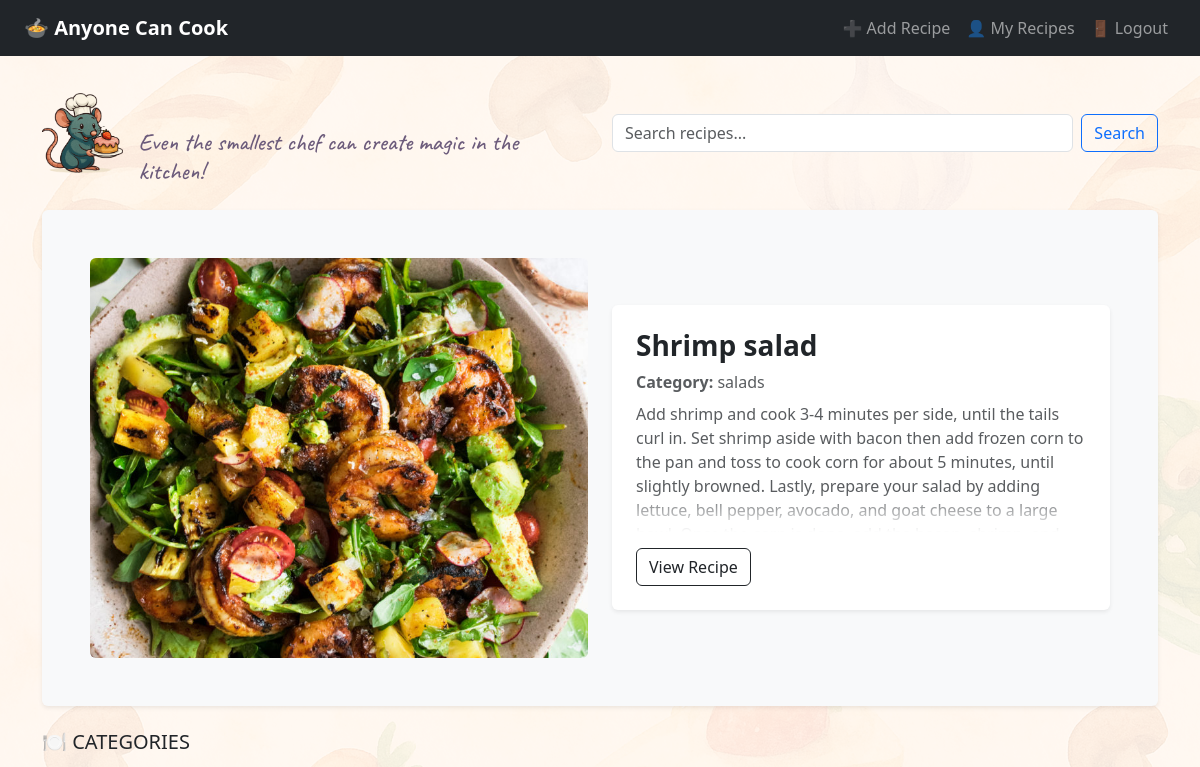
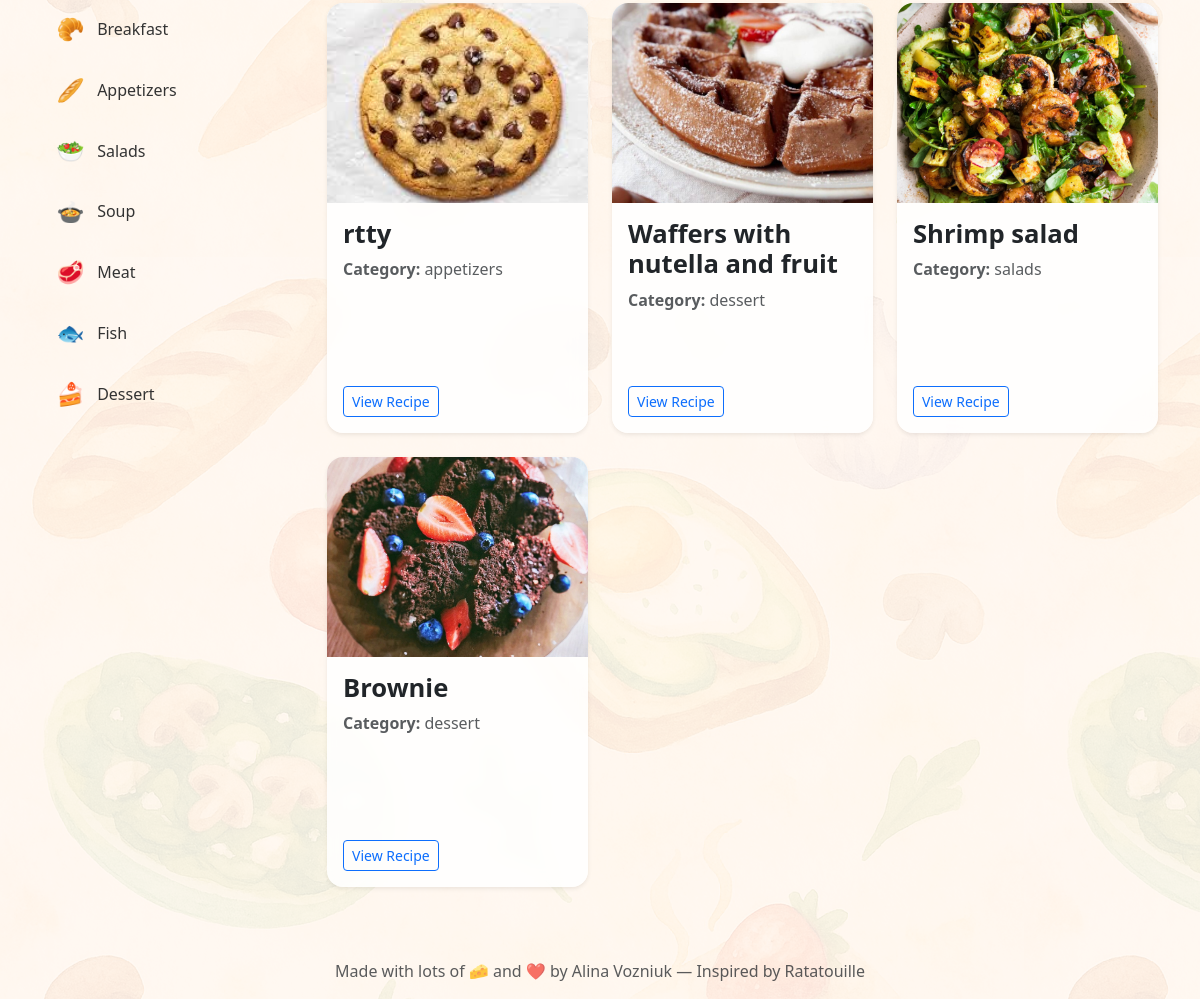
Screenshot of / (signed in) with the database file from the repository (2 pictures, top to bottom).
### app.py (models this page shows)
class Recipe(db.Model):
    id = db.Column(db.Integer, primary_key=True)
    title = db.Column(db.String(150), nullable=False)
    category = db.Column(db.String(50), nullable=False)
    ingredients = db.Column(db.Text, nullable=False)
    process = db.Column(db.Text, nullable=False)
    image = db.Column(db.String(150))
    source = db.Column(db.String(250), nullable=True)
    date = db.Column(db.DateTime, default=datetime.utcnow)
    votes_interesting = db.Column(db.Integer, default=0)
    votes_mindblowing = db.Column(db.Integer, default=0)
    votes_false = db.Column(db.Integer, default=0)
    user_id = db.Column(db.Integer, db.ForeignKey('user.id'))

### app.py (the view)
@app.route('/', methods=['GET'])
def index():
    category = request.args.get('category')
    search = request.args.get('search')
    query = Recipe.query
    if category and category != 'all':
        query = query.filter_by(category=category)
    if search:
        query = query.filter(Recipe.title.contains(search))
    recipes = query.order_by(Recipe.id.desc()).all()
    featured_recipe = random.choice(recipes) if recipes else None
    return render_template('index.html', recipes=recipes, featured_recipe=featured_recipe, selected_category=category)

### app.py (called while the page is built)
@login_manager.user_loader
def load_user(user_id):
    return User.query.get(int(user_id))

### templates/index.html (shortened to what this page needs)
{% extends 'base.html' %}
{% block content %}
{% if featured_recipe %}
<div class="p-4 p-md-5 mb-4 bg-light rounded shadow-sm">
  <div class="row align-items-center">
    <div class="col-md-6 text-center mb-4 mb-md-0">
      {% if featured_recipe.image %}
      <img src="{{ url_for('static', filename='uploads/' + featured_recipe.image) }}"
           alt="{{ featured_recipe.title }}"
           class="img-fluid rounded"
           style="max-height: 400px; object-fit: cover; width: 100%;">
      {% endif %}
    </div>
    <div class="col-md-6">
      <div class="bg-white p-4 rounded shadow-sm position-relative" style="height: 100%;">
        <h3 class="fw-bold mb-2">{{ featured_recipe.title }}</h3>
        <p class="text-muted mb-2"><strong>Category:</strong> {{ featured_recipe.category }}</p>
        <div style="max-height: 130px; overflow: hidden; position: relative;">
          <p class="text-muted mb-0">{{ featured_recipe.process }}</p>
          <div style="position: absolute; bottom: 0; left: 0; right: 0; height: 40px; background: linear-gradient(to bottom, transparent, white);"></div>
        </div>
        <a href="{{ url_for('recipe_detail', recipe_id=featured_recipe.id) }}" class="btn btn-outline-dark mt-3">View Recipe</a>
      </div>
    </div>
  </div>
</div>
{% endif %}
<div class="row">
  <div class="col-md-3 mb-4">
    <h5 class="mb-3">🍽️ CATEGORIES</h5>
    {% set categories = {
      'breakfast': '🥐',
      'appetizers': '🥖',
      'salads': '🥗',
      'soup': '🍲',
      'meat': '🥩',
      'fish': '🐟',
      'dessert': '🍰'
    } %}
    {% for cat, icon in categories.items() %}
      <a href="{{ url_for('index', category=cat) }}"
         class="category-link {% if selected_category == cat %}active{% endif %}">
        <span class="category-icon">{{ icon }}</span> {{ cat.capitalize() }}
      </a>
      {% endfor %}
  </div>
  <div class="col-md-9" style="margin-top:40px;">
    <div class="row">
      {% for recipe in recipes %}
      <div class="col-md-6 col-lg-4 mb-4">
        <div class="card h-100 shadow-sm border-0" style="border-radius: 1rem; min-height: 430px;">
          {% if recipe.image %}
          <img src="{{ url_for('static', filename='uploads/' + recipe.image) }}" class="card-img-top rounded-top" style="height: 200px; object-fit: cover;">
          {% endif %}
          <div class="card-body d-flex flex-column">
            <h5 class="card-title">
              <a href="{{ url_for('recipe_detail', recipe_id=recipe.id) }}" class="text-decoration-none text-dark">
                {{ recipe.title }}
              </a>
            </h5>
            <p class="text-muted"><strong>Category:</strong> {{ recipe.category }}</p>
            <div class="mt-auto">
              <a href="{{ url_for('recipe_detail', recipe_id=recipe.id) }}" class="btn btn-outline-primary btn-sm">View Recipe</a>
            </div>
          </div>
        </div>
      </div>
      {% endfor %}
    </div>
  </div>
</div>
{% endblock %}

### rows the page displays
Recipe: image (picture), title "Shrimp salad", category "salads", process "Add shrimp and cook 3-4 minutes per side, until the tails curl in. Set shrimp aside with bacon then add frozen corn to the pan and toss to cook corn for about 5 minutes, until slightly browned. Lastly, prepare your salad by adding lettuce, bell pepper, avocado, and goat cheese to a large…"
Recipe: image (picture), title "rtty", category "appetizers"
Recipe: image (picture), title "Waffers with nutella and fruit", category "dessert"
Recipe: image (picture), title "Brownie", category "dessert"

### other values shown
{{ icon }} "🥐" "🥖" "🥗" "🍲" "🥩" "🐟" "🍰"
{{ cat.capitalize() }} "Breakfast" "Appetizers" "Salads" "Soup" "Meat" "Fish" "Dessert"
